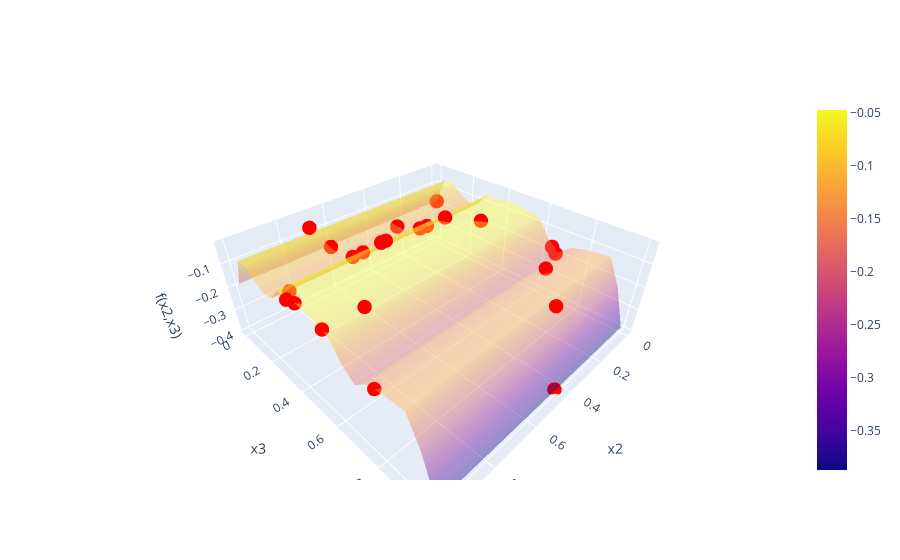
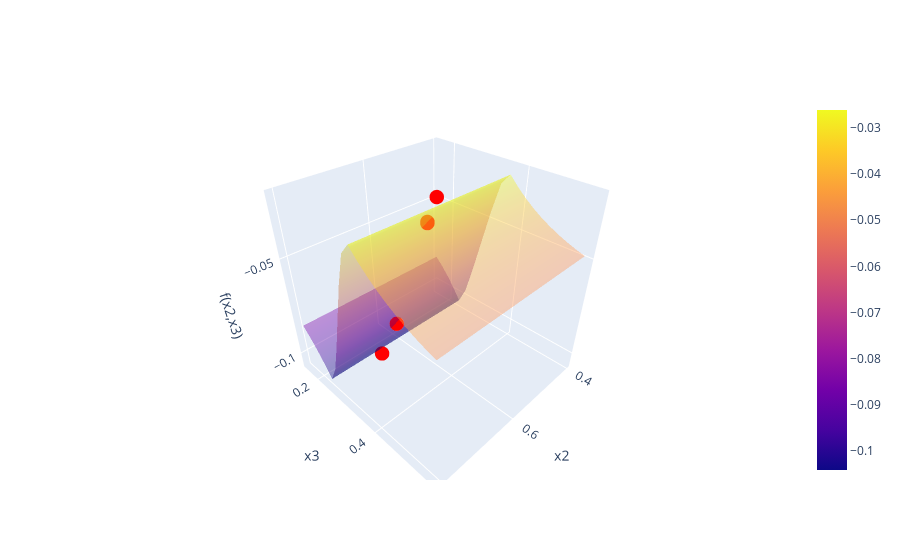

The notebook cell these images were saved under, in order:
### Markdown cell above
# Function 03

- standard Bayesian with beta = 0 gave something new
- seems dominated by x3
- ran dimension reduction to keep only x2 and x3
            - Kept x2 and x3
            - Treated x1 as "noise"
- no local model yet

Would benefit from maxing out current max and then exploring

### Code cell
f3 = BBfcn(3)
print(f3)
f3.plot_feature_correlations()
f3.plot_correlations_with_cross_terms()
# kernel = C(10, (0.001, 10)) * Matern(length_scale=[1,1,1],nu=2.5) + WhiteKernel(noise_level=0.1)
X_next_global = f3.nextPointBayesianOptim(kernel=None,numgrid=20,acqFcn="UCB",beta=0) #default kernel for 0-1 scaled inputs and outputs
print(" ")
print("*"*50)
print("GLOBAL FIT, FULL DIMENSIONAL SPACE - NEXT POINT")
print("*"*50)
format_query(np.array([X_next_global]))
print(" ")

# trust region in full dimensional space
f3_trust = TrustRegion(3,center_point=f3.argmax_as_np,cube_half_length=0.2)
print("TRUST REGION AROUND CURRENT MAX")
print(f3_trust)
X_next = f3_trust.nextPointBayesianOptim(kernel=None,numgrid=100,acqFcn="UCB",beta=0) #default kernel for 0-1 scaled inputs and outputs
print(" ")
print("*"*50)
print("LOCAL TRUST FIT, FULL DIMENSIONAL SPACE - NEXT POINT")
print("*"*50)
format_query(np.array([X_next]))
print(" ")

# dimension reduction by removing x1 for easier visualization
f3_dimRed = BBfcn(3)

# strategy class for f3() to reduce dimension by removing x1 - TODO - this needs to become a method of the base class
class f3dimRedTransform(Transformation):
    def __init__(self):
        pass
    def apply(self,data):
        data.drop(columns=["x1"],inplace=True)

tr = f3dimRedTransform()
f3_dimRed.transform(tr)
print(f3_dimRed)
#f3_dimRed.plot_feature_correlations()
#f3_dimRed.plot_correlations_with_cross_terms()
# kernel = C(10, (0.001, 10)) * Matern(length_scale=[1,1],nu=2.5) + WhiteKernel(noise_level=0.1)
X_next_dimRed_global = f3_dimRed.nextPointBayesianOptim(kernel=None,numgrid=20,acqFcn="UCB",beta=0) #default kernel for 0-1 scaled inputs and outputs
print(" ")
print("*"*50)
print("GLOBAL FIT, 2D SPACE - NEXT POINT")
print(X_next_dimRed_global)
print("*"*50)
print(" ")

# trust region in reduced dimensional space
f3_trust_2D = TrustRegion(3)
f3_trust_2D.set_data_manually(f3_dimRed.data)  # set data to reduced dimension data
f3_trust_2D.set_center(f3_dimRed.argmax_as_np)
print("Search point using 2D trust region in reduced space (x2,x3):"*50)
X_next_dimRed_trust = f3_trust_2D.nextPointBayesianOptim(kernel=None,numgrid=20,acqFcn="UCB",beta=0) #default kernel for 0-1 scaled inputs and outputs
print(" ")
print("*"*50)
print("LOCAL TRUST FIT, 2D SPACE - NEXT POINT")
print(X_next_dimRed_trust)
print("*"*50)
print(" ")

### Figure 1 — Plotly figure (JSON) as saved in the notebook; plotly's stock layout.template omitted (floating-point values rounded to 4 significant figures; data arrays with more than 128 entries replaced by an {"elided": "..."} marker saying what was removed)
{"data": [{"opacity": 0.4, "type": "surface", "x": {"elided": "20x20 float values"}, "y": {"elided": "20x20 float values"}, "z": {"elided": "20x20 float values"}}, {"marker": {"color": "red", "size": 5}, "mode": "markers", "name": "Measured points", "type": "scatter3d", "x": [0.3439, 0.6441, 0.3985, 0.6116, 0.2199, 0.9414, 0.44, 0.3971, 0.2842, 0.697, 0.2978, 0.672, 0.2314, 0.7251, 0.8611, 1.0, 0.0, 1.0, 0.0, 0.0, 1.0, 1.0, 0.6096, 0.6035], "y": [0.2487, 0.2724, 0.1734, 0.3402, 0.4582, 0.2694, 0.9909, 0.9198, 0.2263, 0.1492, 0.3436, 0.2463, 0.7706, 0.06609, 0.5668, 0.5562, 0.0, 0.7755, 0.6531, 0.6735, 0.4211, 0.3684, 0.3382, 0.3563], "z": [-0.1121, -0.08796, -0.1114, -0.03484, -0.04801, -0.1106, -0.3989, -0.1139, -0.1315, -0.09419, -0.04695, -0.106, -0.118, -0.03638, -0.05676, -0.06495, -0.184, -0.1312, -0.1724, -0.1953, -0.04703, -0.06185, -0.03462, -0.0238]}], "layout": {"scene": {"xaxis": {"title": {"text": "x2"}}, "yaxis": {"title": {"text": "x3"}}, "zaxis": {"title": {"text": "f(x2,x3)"}}}}}

### Figure 2 — Plotly figure (JSON) as saved in the notebook; plotly's stock layout.template omitted (floating-point values rounded to 4 significant figures; data arrays with more than 128 entries replaced by an {"elided": "..."} marker saying what was removed)
{"data": [{"opacity": 0.4, "type": "surface", "x": {"elided": "20x20 float values"}, "y": {"elided": "20x20 float values"}, "z": {"elided": "20x20 float values"}}, {"marker": {"color": "red", "size": 5}, "mode": "markers", "name": "Measured points", "type": "scatter3d", "x": [0.6441, 0.6116, 0.672, 0.6096, 0.6035], "y": [0.2724, 0.3402, 0.2463, 0.3382, 0.3563], "z": [-0.08796, -0.03484, -0.106, -0.03462, -0.0238]}], "layout": {"scene": {"xaxis": {"title": {"text": "x2"}}, "yaxis": {"title": {"text": "x3"}}, "zaxis": {"title": {"text": "f(x2,x3)"}}}}}
